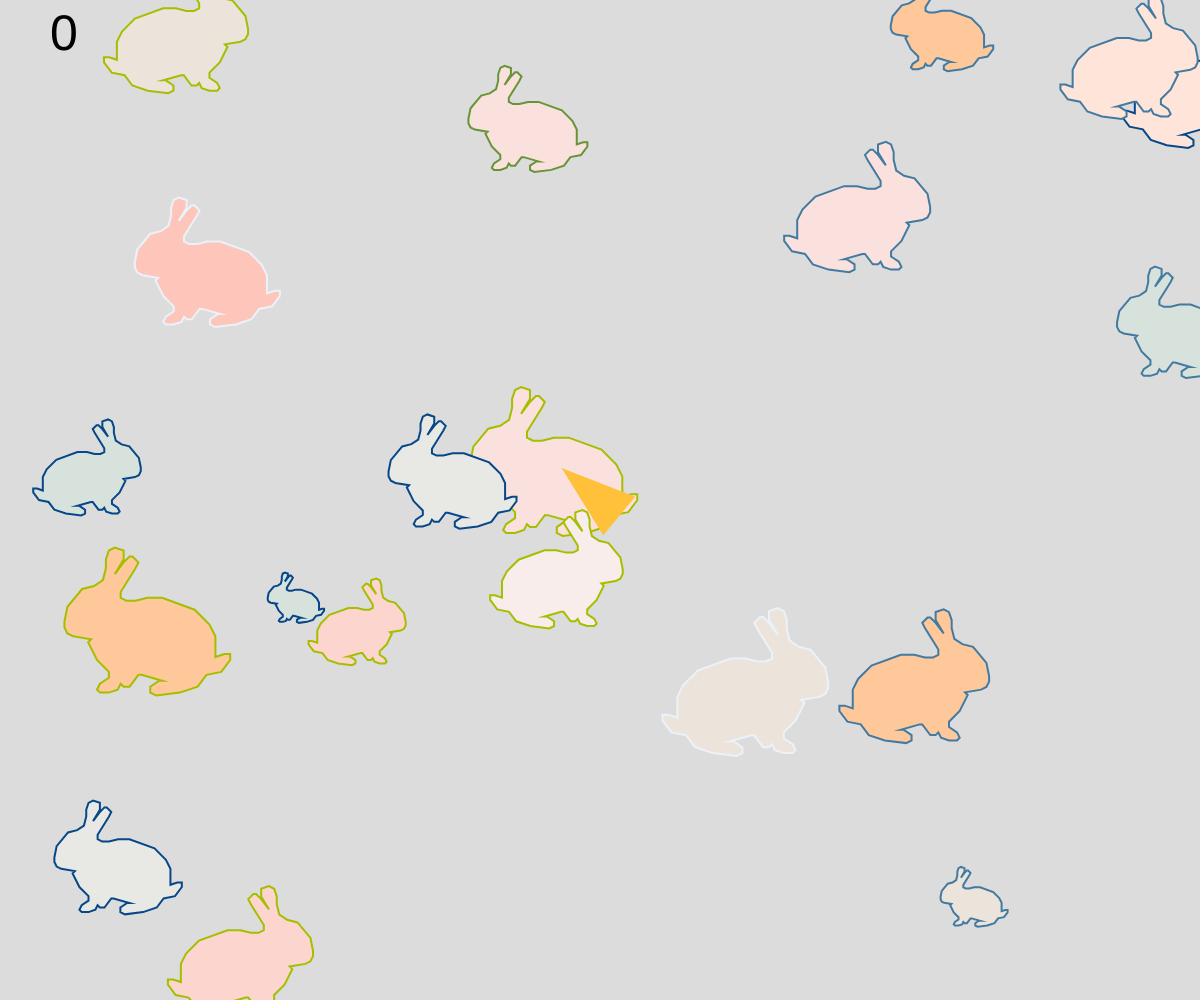
Frame 1 (no input)
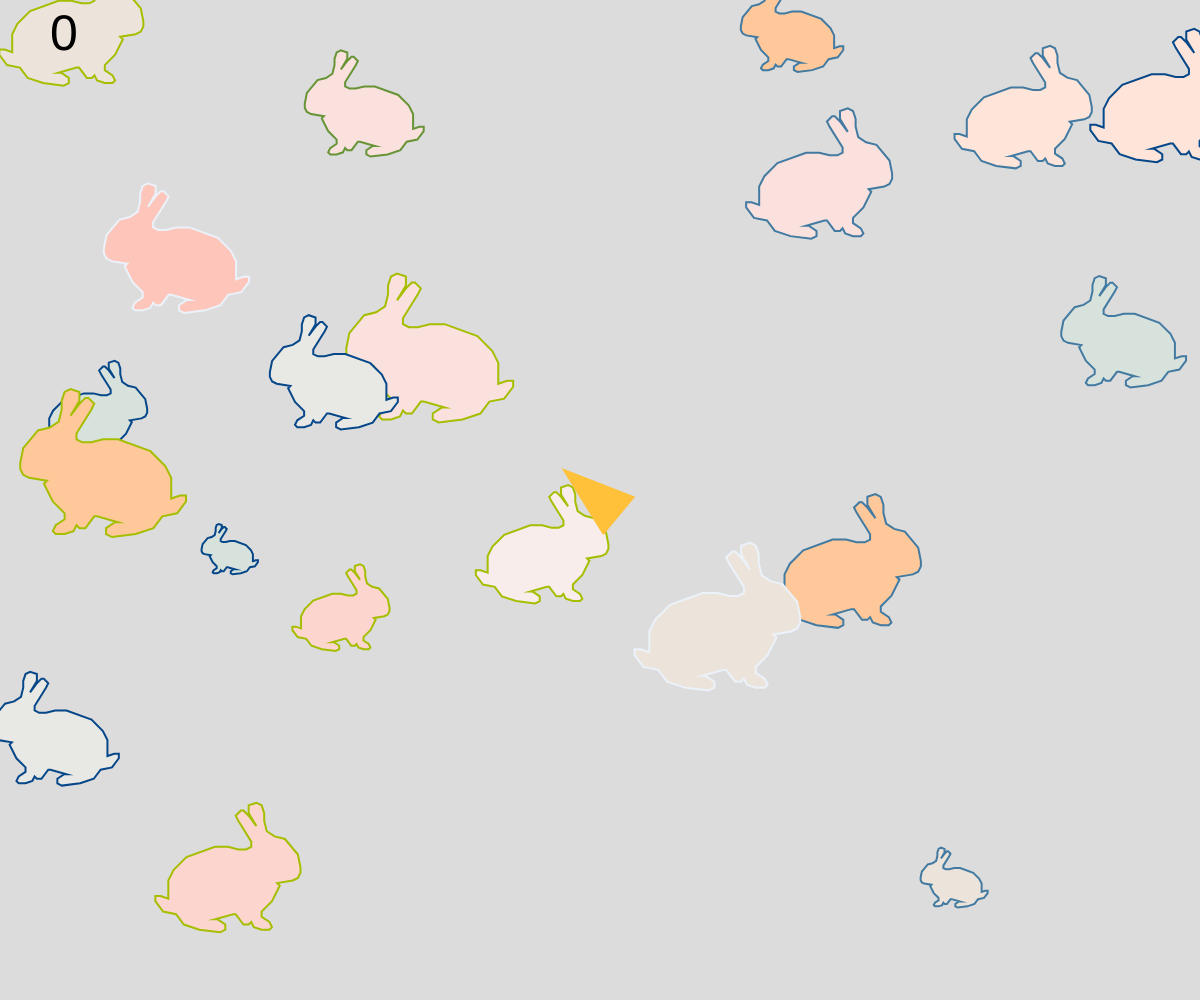
Frame 60 (no input)
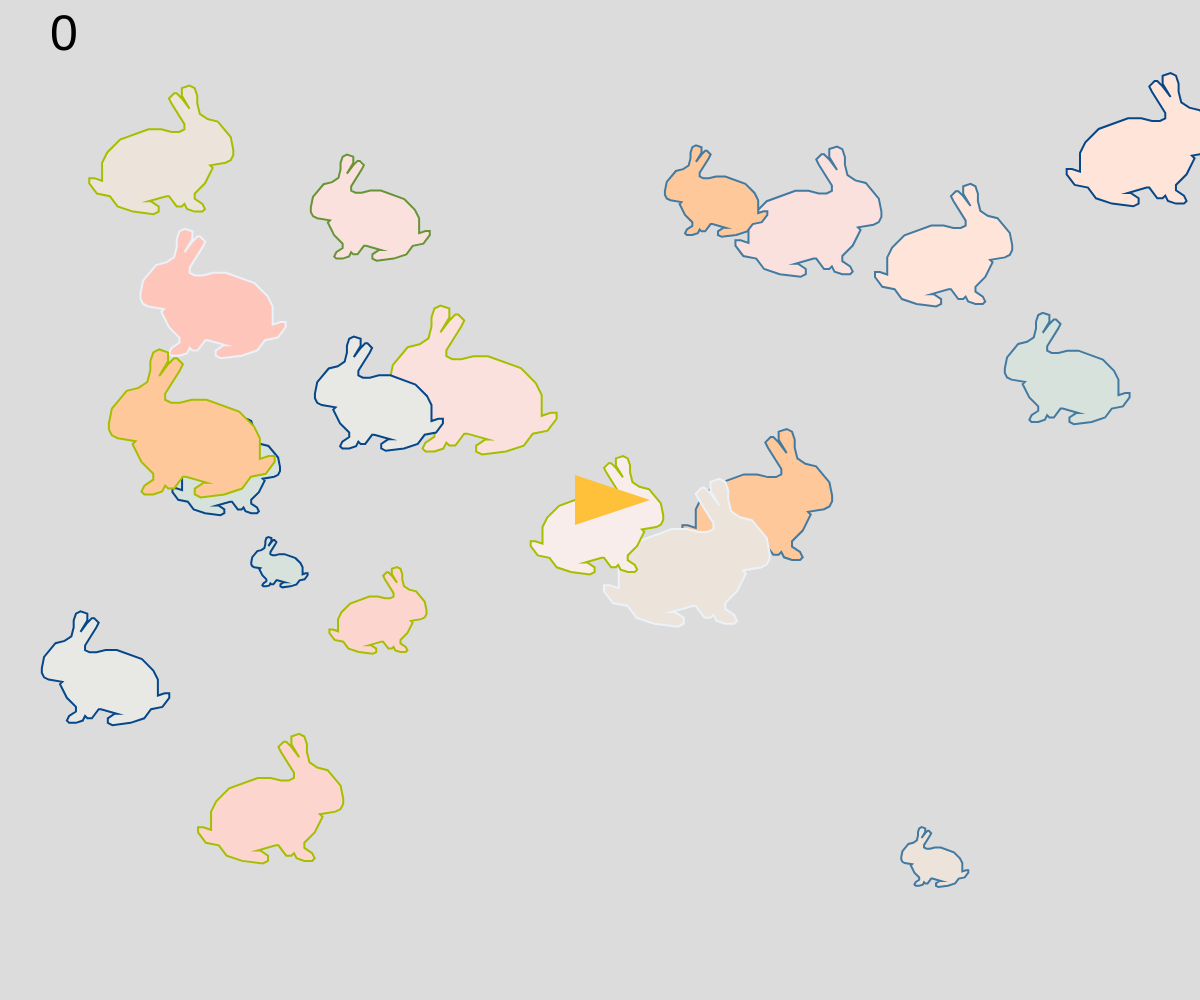
Frame 120 (the mouse pressed at the canvas centre since frame 60)

The p5.js sketch that drew these frames (run headless with seeded random() and noise() and a simulated clock; from frame 60 on, the mouse is pressed at the canvas centre):

// p5.js sketch
// ── sketch.js
let points = [[-28,0], [-27,5], [-22,11],
[-18,12], [-15,14], [-14,18], [-14,21],[-13,24], [-11,25], [-8,24], [-8,21],
[-11,16], [-8,20], [-6,22], [-5,22], [-3,20], [-4,18], [-9,10], [-9,8], [-7,7], [-4,7],
[0,8], [5,8], [16,4],[21,-1], [23,-5], [23,-12], [26,-11], [28,-11], [28,-13],
[25,-17], [20,-18], [17,-22], [11,-24], [3,-25], [1,-24], [1,-22], [4,-20], [5,-20],
[-2,-18], [-3,-18], [-6,-22], [-8,-22], [-9,-21], [-10,-23], [-13,-24], [-16,-24],
[-17,-23], [-16,-21], [-13,-19], [-13,-17], [-17,-13], [-20,-7], [-19,-6], [-25,-5],
[-27,-4], [-28,-2],[-28,0], [-27,5], [-22,11]]

var stroke_colors = "064789-427aa1-ebf2fa-679436-a5be00".split("-").map(a=>"#"+a)
var fill_colors = "fec5bb-fcd5ce-fae1dd-f8edeb-e8e8e4-d8e2dc-ece4db-ffe5d9-ffd7ba-fec89a".split("-").map(a=>"#"+a)

//粒子、類別
class Obj{
  constructor(args){ //預設值，基本資料(包含有物件的顏色，位置，大小...)
    //this.p = args.p || {x:random(width),y:random(height)}
    this.p = args.p || createVector(random(width),random(height)) //向量
    //this.v= {x:random(-1,1),y:random(-1,1)}
    this.v= createVector(random(-1,1),random(-1,1)) //產生一個x軸座標值為random(-1,1)，y軸座標值為random(-1,1)
    this.size= random(1,3)
    this.color= random(fill_colors)
    this.stroke= random(stroke_colors)
  }
  draw() //把物件畫出來的函數
  {
    push()
      translate(this.p.x,this.p.y)
      scale((this.v.x<0?1:-1),-1) //放大縮小的指令，this.v.x<0?1:-1 ==> this.v.x<0條件成立的話，則值為1，否則為-1             
      fill(this.color)
      stroke(this.stroke)
      strokeWeight(2)
      beginShape()
      for(var i=0;i<points.length-1;i=i+1){
        //line(points[i][0]*this.size,points[i][1]*this.size,points[i+1][0]*this.size,points[i+1][1]*this.size)
      vertex(points[i][0]*this.size,points[i][1]*this.size)
      }
      endShape()
    pop()
  }

  update(){  //移動後設定位置資料值為何

//移動的程式碼++++++++++++++++++++++++++++++++
    // this.p.x = this.p.x + this.v.x
    // this.p.y = this.p.y + this.v.y
    this.p.add(this.v)  //此行的效果跟上面兩行一樣，add為向量加法

//算出滑鼠位置的向量

let mouseV = createVector(mouseX,mouseY)  //把目前滑鼠位置轉換成向量值
//let delta = mouseV.sub(this.p).limit(3)  //delta值紀錄與滑鼠方向移動的"單位"距離，sub為向量減法，limit為每次移動單位距離
let delta = mouseV.sub(this.p).limit(this.v.mag()*2)  //與原本物件速度有關，this.v.mag()==>取得物件的速度值
this.p.add(delta)

//碰壁的處理程式碼++++++++++++++++++++++++++++++++
    if(this.p.x<=0 || this.p.x>=width)
  {
    this.v.x=-this.v.x
  }
  if(this.p.y<=0 || this.p.y>=height)
  {
    this.v.y=-this.v.y
  }
  } 
  isBallInRanger(x,y){   //判斷有沒有被滑鼠按到
    let d = dist(x,y,this.p.x,this.p.y)
    if(d<this.size*4){  //4的由來:去看座標點最大的值，以此作為被點選方框的高與寬
      return true   //代表距離有在範圍內
    }else{
      return false  //代表距離沒有在範圍內
    }
  }
}

class Bullet{
  constructor(args){ //預設值，基本資料(包含有物件的顏色，位置，大小...)
    this.r = args.r || 25 //如果飛彈有傳回直徑的大小，就以參數為直徑，否則預設為10
    this.p = args.p || createVector(width/2,height/2) //飛彈起始的位置(以向量方式表示該座標)，要以中間砲台發射，所以座標為()
    this.v = args.v || createVector(mouseX-width/2,mouseY-height/2).limit(2) //飛彈速度
    this.color= args.color || "#e76f51" //飛彈顏色
  }
  draw(){  //劃出飛彈
    push()
      translate(this.p.x,this.p.y)
      fill(this.color)
      noStroke()
      ellipse(0,0,this.r)
      //rectMode(CENTER)
      //rect(0,0,20,40)
      //triangle()
    pop()
  }
  update(){  //計算移動後的位置
    this.p.add(this.v)

  }
}
var ball  //代表單一個物件，利用這個變數來做正在處理的物件
var balls=[]
var bullet
var bullets = []
var score=0

function setup(){  //設定大象倉庫內的資料
  createCanvas(windowWidth,windowHeight)
  for (var j=0;j<20;j=j+1){
    ball = new Obj({})  //產生一個新物件，"暫時"放在ball中
    balls.push(ball)  //把ball物件放入到balls物件倉庫(陣列)中
  }
}

function draw(){  //每秒執行60次
  background(220); 
  //for(var k=0;k<balls.length;k=k+1){
  //  ball = balls[k]
  //  ball.draw()
  //  ball.update()
  //}

for(let ball of balls){  //針對陣列變數
  ball.draw()
  ball.update()
  for(let bullet of bullets){
    if(ball.isBallInRanger(bullet.p.x,bullet.p.y))
    {
      score = score + 1
      balls.splice(balls.indexOf(ball),1)
      bullets.splice(bullets.indexOf(bullet),1)
    }
}
}

for (let bullet of bullets){  //針對飛彈倉庫內的資料，一筆一筆顯示出來
  bullet.draw()
  bullet.update()
  //由此判斷，每隻大象有沒有接觸每個飛彈
 
}

textSize(50)
text(score,50,50)

push()
  let dx = mouseX-width/2
  let dy = mouseY-height/2
  let angle = atan2(dy,dx)

  translate(width/2,height/2)
  rotate(angle)
  noStroke()
  fill("#ffc03a")
  triangle(50,0,-25,-25,-25,25)
pop()
//+++++++++++++++++++++++++++++++++++++++
}

function mousePressed(){
  //+++++++++++++++++++++++++++++++++++++++++++++++
  //按下滑鼠產生一個物件程式碼
  //ball = new Obj({
  //  p:{x : mouseX, y : mouseY}
  //}) //產生一個新的物件，"暫時"放在ball變數中
  //balls.push(ball)
  //+++++++++++++++++++++++++++++++++++++++++++++++++
  // for(let ball of balls){
  //   if (ball.isBallInRanger(mouseX,mouseY)){
//       //把倉庫的這個物件刪除
//       score = score + 1
//       balls.splice(balls.indexOf(ball),1)  //把倉庫內的第幾個刪除，只刪除第1個(indexOf()找出ball的編號)
//     }
// }
bullet = new Bullet({
  r:random(10,30),
  color:random(stroke_colors)
})
bullets.push(bullet)


}
